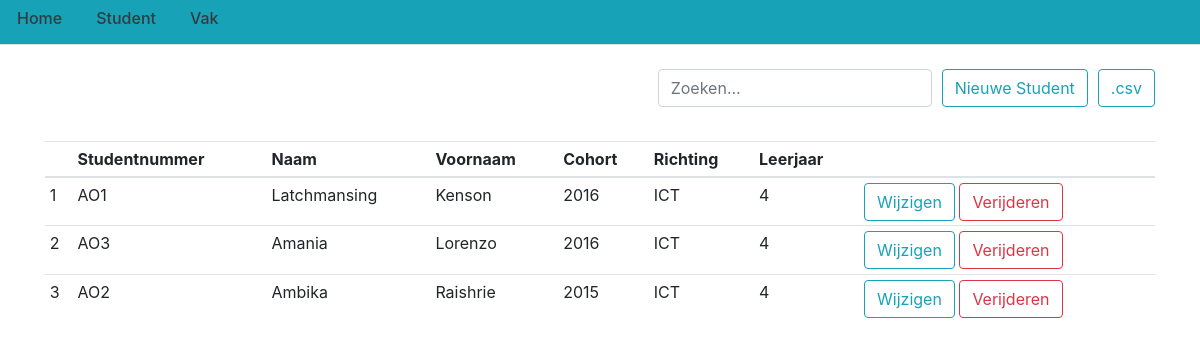
/studenten, run on an earlier commit of the app's database.
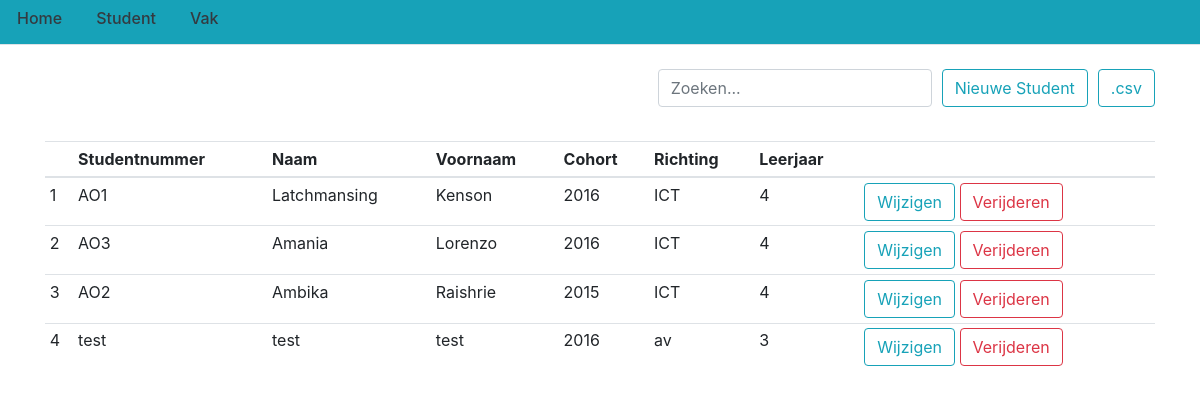
And on a later commit of the database.
### flasklog/models.py (models this page shows, shortened)
class Student(db.Model):
    student_id = db.Column(db.Integer(), primary_key=True)
    naam = db.Column(db.String(225), nullable=False)
    voornaam = db.Column(db.String(225), nullable=False)
    studentnummer = db.Column(db.String(225), unique=True, nullable=False)
    richting = db.Column(db.String(225), nullable=False)
    cohort = db.Column(db.Integer(), nullable=False)
    leerjaar = db.Column(db.String(30), nullable=False)
    presentie = db.relationship('Presentie', backref='student', lazy=True)

### flasklog/routes.py (the view)
@app.route('/studenten', methods=['GET', 'POST'])
def studenten():
    student = Student.query.all()
    return render_template('studenten.html', title='Studenten', posts=student)

### flasklog/templates/studenten.html (shortened to what this page needs)
{% extends "layout.html" %}
{% block content %}
<br>
<div>
    <div class="float-right">
        <a href="{{ url_for('export') }}">
            <button type="button" class="btn btn-outline-info">.csv</button>
        </a>
    </div>
    <div class="float-right" style="margin-right:10px;">
        <a href="{{ url_for('nieuwe_student') }}">
            <button type="button" class="btn btn-outline-info">Nieuwe Student</button>
        </a>
    </div>
    <div class="float-right" style="margin-right:10px;">
        <input type="search" class="form-control" id="search" placeholder="Zoeken..." onkeyup="searchFunctionRep()">
    </div>
</div>
<br>
<br>
<br>
<div style="height: 20em; overflow: auto;">
    <table id="tbl_student" class="table table-sm">
        <thead>
            <tr>
                <th scope="col"></th>
                <th scope="col">Studentnummer</th>
                <th scope="col">Naam</th>
                <th scope="col">Voornaam</th>
                <th scope="col">Cohort</th>
                <th scope="col">Richting</th>
                <th scope="col">Leerjaar</th>
                <th scope="col"></th>
            </tr>
        </thead>
        <tbody>
            {% for student in posts %}
            <tr>
                <td>{{ student.student_id }}</td>
                <td>{{ student.studentnummer }}</td>
                <td>{{ student.naam }}</td>
                <td>{{ student.voornaam }}</td>
                <td>{{ student.cohort }}</td>
                <td>{{ student.richting }}</td>
                <td>{{ student.leerjaar }}</td>
                <td>
                    <a href="{{ url_for('student', id=student.student_id) }}">
                        <button type="button" class="btn btn-outline-info">Wijzigen</button>
                    </a>
                    <a href="{{ url_for('verwijder_student', id=student.student_id) }}">
                        <button type="button" class="btn btn-outline-danger">Verijderen</button>
                    </a>
                </td>
            </tr>
            {% endfor %}
        </tbody>
    </table>
</div>
{% endblock content%}

What changed in the data, as far as the page shows it:
added Student: student_id "4", studentnummer "test", naam "test", voornaam "test", cohort "2016", richting "av", leerjaar "3"
